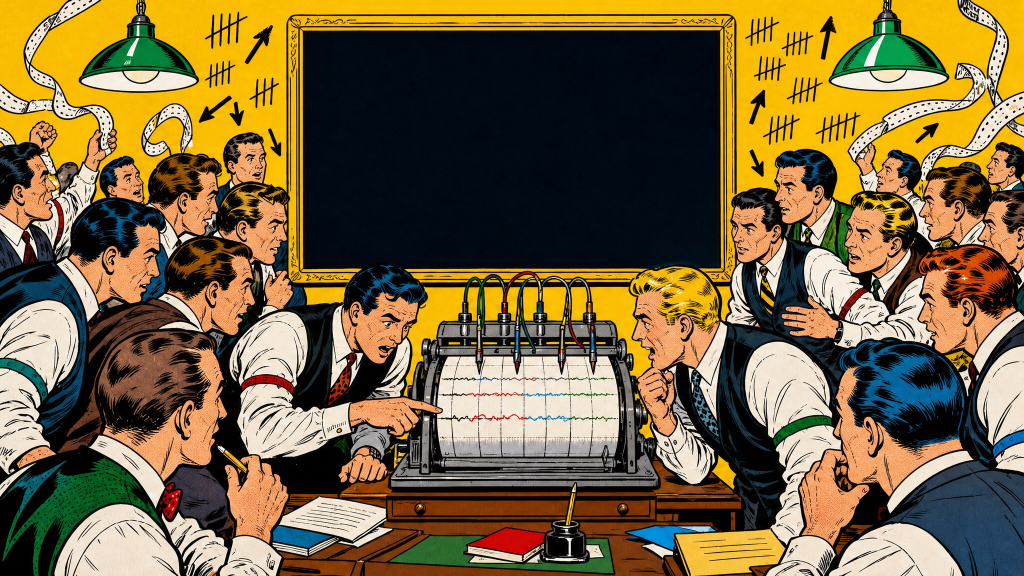
#> input picture ez/tools/concepts/worlds/comic/story/h/sol4/img/i2-floor-hd-16x9.jpg, 2048 x 1152 px (shown at 1/2 size)
$ python measure.py img/i2-floor-hd-16x9.jpg
#> lines starting #> are read from the running program, lines starting #| are printed output that depends on the picture; after the words box and inside, x2 and y2 are one past the last pixel; in counts of white or black regions, pixels touching at a corner belong together
#!/usr/bin/python3
# measure.py img/*.jpg -> surf.json: the empty black data surface of each painting (screen, window, chart sheet) as an
# axis-aligned rectangle in painting px (the inner rectangle whose rows and columns are >=93% dark), and for the polygraphs
# the pen tips' x (leftmost bright column inside the surface). Checked by eye on overlay images (ovl/).
import sys,json,os
import numpy as np
from PIL import Image,ImageDraw
from collections import deque
out=json.load(open('surf.json')) if os.path.exists('surf.json') else {}
os.makedirs('ovl',exist_ok=True)
TH=float(os.environ.get('TH',22))
for f in sys.argv[1:]:
  im=Image.open(f).convert('RGB');W,H=im.size;a=np.asarray(im).astype(float);L=a.mean(2)
#> further down, im is the input picture: PIL image 2048x1152 RGB; mean R, G, B 121, 102.2, 62.5
#> after `W, H = im.size`: W = 2048; H = 1152
#> after `L = a.mean(2)`:
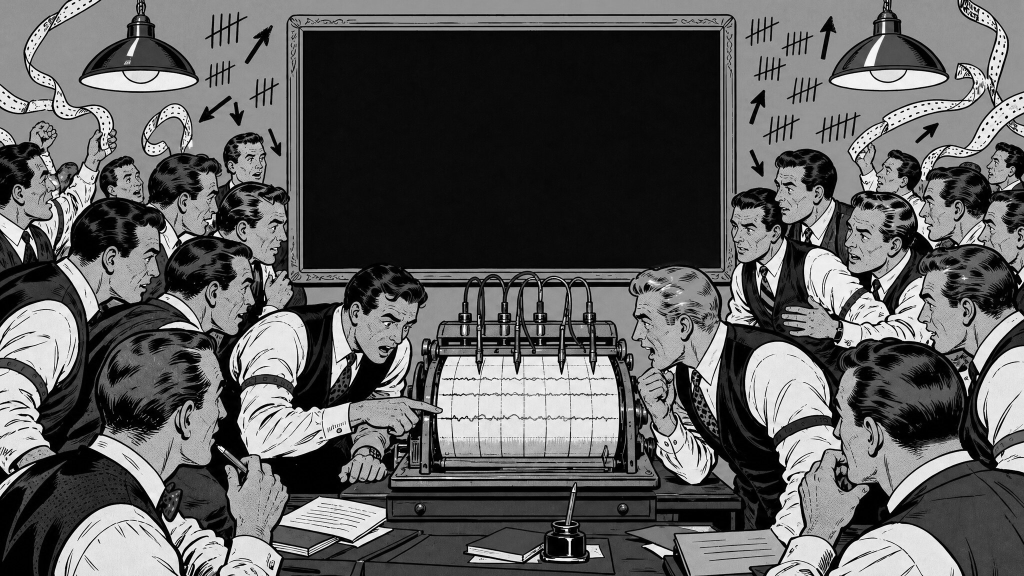
#> L: shape (1152, 2048) float64 (shown at 1/2 size); min 0, max 255, mean 95.2
  k=4;s=L[:H//k*k,:W//k*k].reshape(H//k,k,W//k,k).mean((1,3));h,w=s.shape;dark=s<TH
#> after `s = L[:H // k * k, :W // k * k].reshape(H // k, k, W // k, k).mean((1,`:
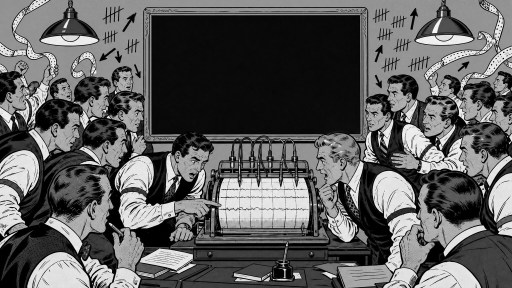
#> s: shape (288, 512) float64; min 0, max 248.5, mean 95.2
#> after `h, w = s.shape`: h = 288; w = 512
#> after `dark = s < TH`:
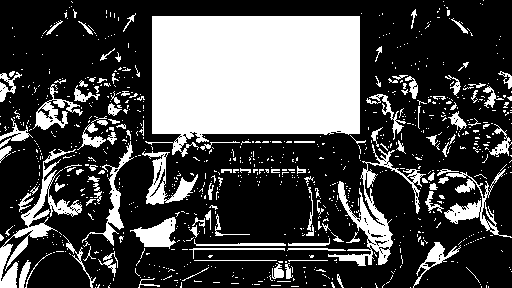
#> dark: shape (288, 512) bool; 29.7% white; 919 white regions (802 under 20 px), largest, box (x1, y1, x2, y2) and area: (145, 16, 360, 157) 24864, (328, 144, 426, 266) 2407, (0, 149, 82, 288) 2083
  def sh(m,dy,dx):
    o=np.zeros_like(m);o[max(dy,0):h+min(dy,0),max(dx,0):w+min(dx,0)]=m[max(-dy,0):h+min(-dy,0),max(-dx,0):w+min(-dx,0)];return o
  def dil(m,r):
#> called with r = 3
    o=m.copy()
    for dy in range(-r,r+1):
      for dx in range(-r,r+1):o|=sh(m,dy,dx)
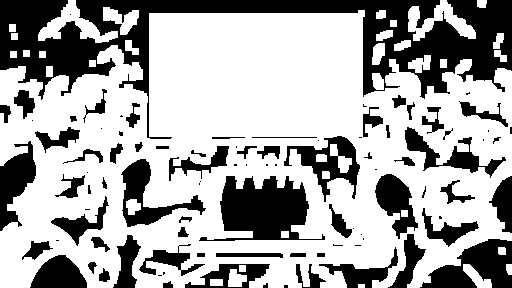
#> o: shape (288, 512) bool; 66.1% white; 94 black regions (33 under 20 px), largest, box (x1, y1, x2, y2) and area: (0, 0, 512, 139) 20702, (199, 176, 325, 241) 4482, (420, 239, 512, 288) 2550
    return o
  def ero(m,r):return ~dil(~m,r)
#> called with r = 3
#> call 2 of dil, with r = 3
#> after the loop in dil (call 2), `for dy in range(-r,r+1):`:
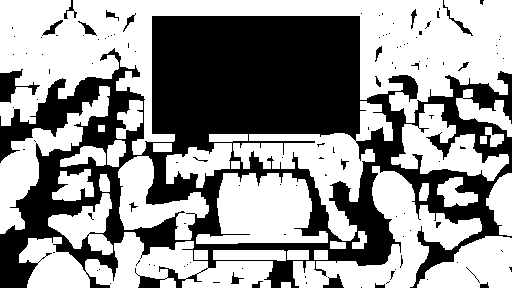
#> o: shape (288, 512) bool; 58.6% white; 116 black regions (94 under 20 px), largest, box (x1, y1, x2, y2) and area: (0, 16, 512, 288) 59075, (0, 69, 40, 103) 534, (323, 274, 344, 288) 158
  m=ero(dil(dark,3),3)
  # largest all-dark rectangle (histogram method)
  hist=np.zeros(w,int);best=(0,0,0,0,0)
#> after `hist = np.zeros(w, int)`: hist = 512 values from 0 to 0
  for y in range(h):
    hist=np.where(m[y],hist+1,0);st=[]
    for x in range(w+1):
      cur=hist[x] if x<w else 0;start=x
      while st and st[-1][1]>=cur:
        sx,sh_=st.pop();ar=sh_*(x-sx)
        if ar>best[0]:best=(ar,sx,y-sh_+1,x-1,y)
        start=sx
      st.append((start,cur))
#> after the loop, best = (24336, 152, 16, 359, 132); hist = 512 values, max 63 at index 14, min 0 at index 27, mean 4.54
  _,x0,y0,x1,y1=best
#> x0 = 152; y0 = 16; x1 = 359; y1 = 132
  R=[int(x0*k),int(y0*k),int(x1*k+k),int(y1*k+k)]
#> R = [608, 64, 1440, 532]
  # pens: leftmost column inside the surface with a bright (>110) run in the middle rows
  sub=L[R[1]:R[3],R[0]:R[2]];bright=(sub>110).sum(0);cols=np.where(bright>sub.shape[0]*.03)[0]
#> after `sub = L[R[1]:R[3], R[0]:R[2]]`:
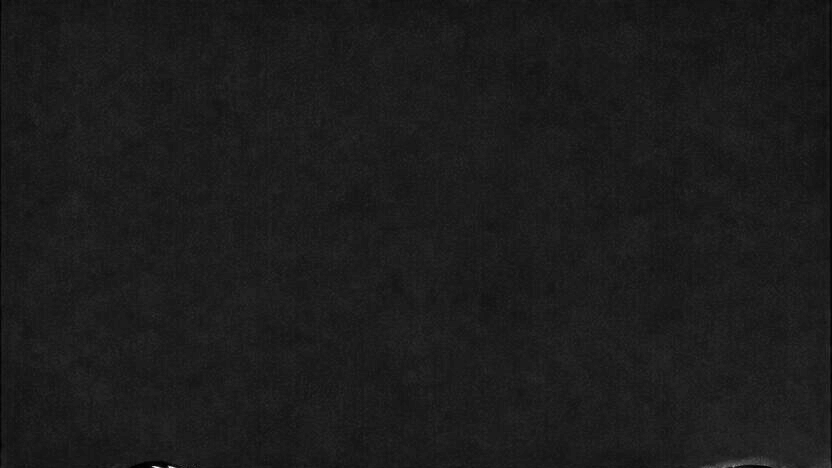
#> sub: shape (468, 832) float64; min 0, max 87.33, mean 9.7; drawn with min black and max white
#> after `bright = (sub > 110).sum(0)`: bright = 832 values from 0 to 0
#> after `cols = np.where(bright > sub.shape[0] * 0.03)[0]`: cols = empty array
  pen=int(R[0]+cols.min()) if len(cols) and cols.min()>sub.shape[1]*.35 else None
  n=os.path.basename(f)[:-4];out[n]={'iw':W,'ih':H,'r':R,'pen':pen}
  d=ImageDraw.Draw(im);d.rectangle(R,outline=(255,0,255),width=3)
  if pen:d.line([pen,R[1],pen,R[3]],fill=(0,255,255),width=3)
  im.thumbnail((500,500));im.save('ovl/'+n+'.jpg')
#> after `im.thumbnail((500, 500))`:
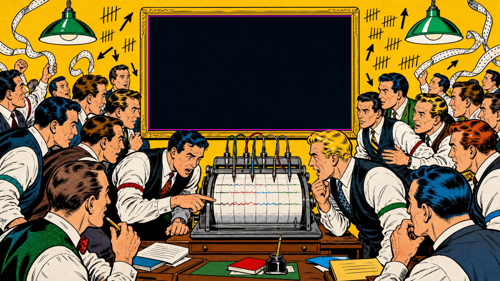
#> im: PIL image 500x281 RGB; mean R, G, B 122, 102.3, 63.5
  print(n,out[n])
#| i2-floor-hd-16x9 {'iw': 2048, 'ih': 1152, 'r': [608, 64, 1440, 532], 'pen': None}
json.dump(out,open('surf.json','w'),indent=0)
